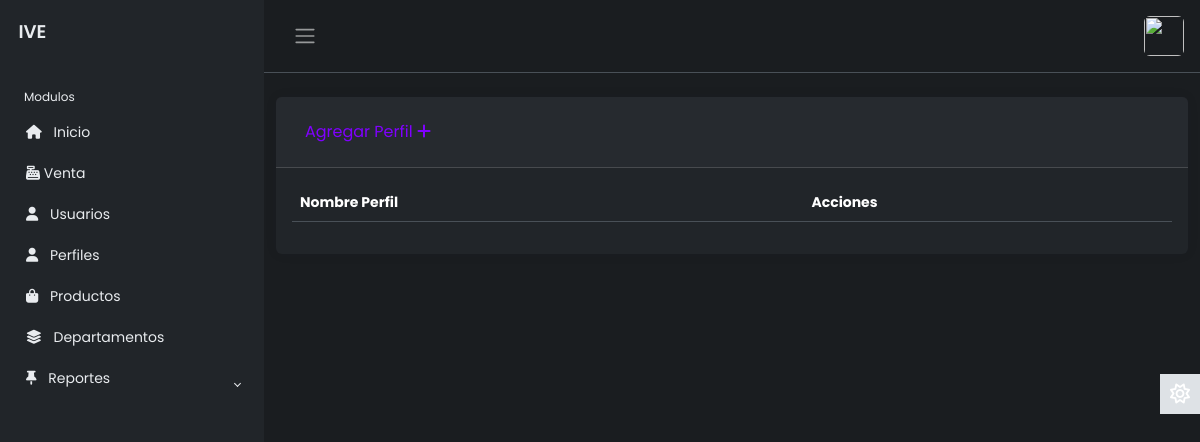
The page /modulos/perfiles/index.php on the database as committed earlier.
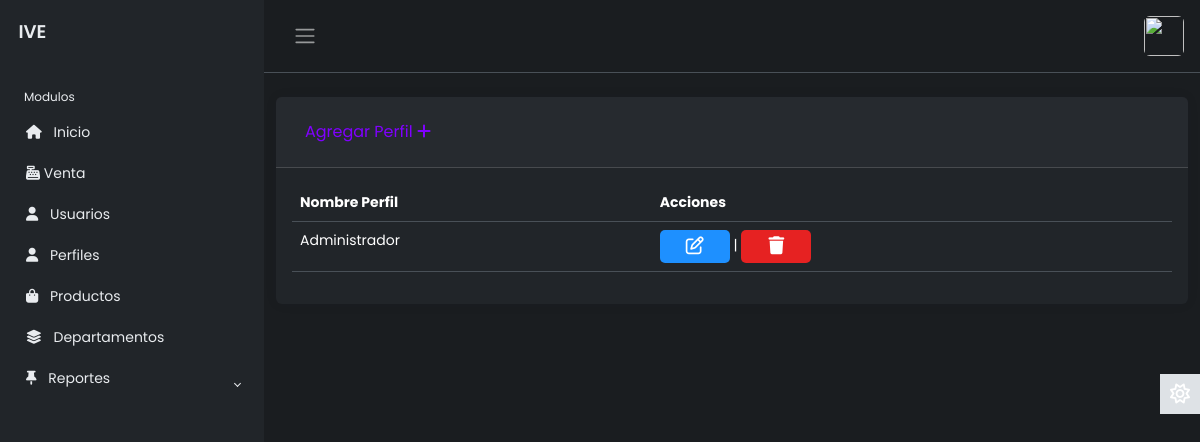
The same page on the database as committed later.
### tables this page shows
CREATE TABLE `perfiles` (
  `idPerfil` int(11) NOT NULL,
  `Permisos` varchar(255) DEFAULT NULL,
  `lActivo` int(11) DEFAULT NULL,
  `NombrePerfil` varchar(50) DEFAULT NULL
);

### modulos/perfiles/MostrarPerfiles.php (the view)
<?php
$sql = "SELECT * FROM perfiles";
$result = $link->query($sql);
if ($result->num_rows > 0) {
    while ($row = $result->fetch_assoc()) { ?>
        <tr>
            <td scope="row"><?php echo $row['NombrePerfil'] ?></td>
            <td>
                <a name="btneditar" id="btneditar" class="btn edit" href="EditarUsuario.php?txtID=<?php echo $row['idPerfil']; ?>" role="button"><i class="fa-regular fa-pen-to-square"></i></a>
                <span>|</span>
                <a class="btn delete" href="javascript:void(0);" onclick="borrar(<?php echo $row['idPerfil']; ?>, '<?php echo $row['idPerfil']; ?>')" role="button"><i class="fa-solid fa-trash"></i></a>
            </td>
        </tr>
<?php
    }
 } else {
        $Resultado .= "<tr><td colspan='3'>No se encontraron registros.</td></tr>";
}
?>

Rows that differ between the two databases and show on the page:
added perfiles: NombrePerfil "Administrador"
